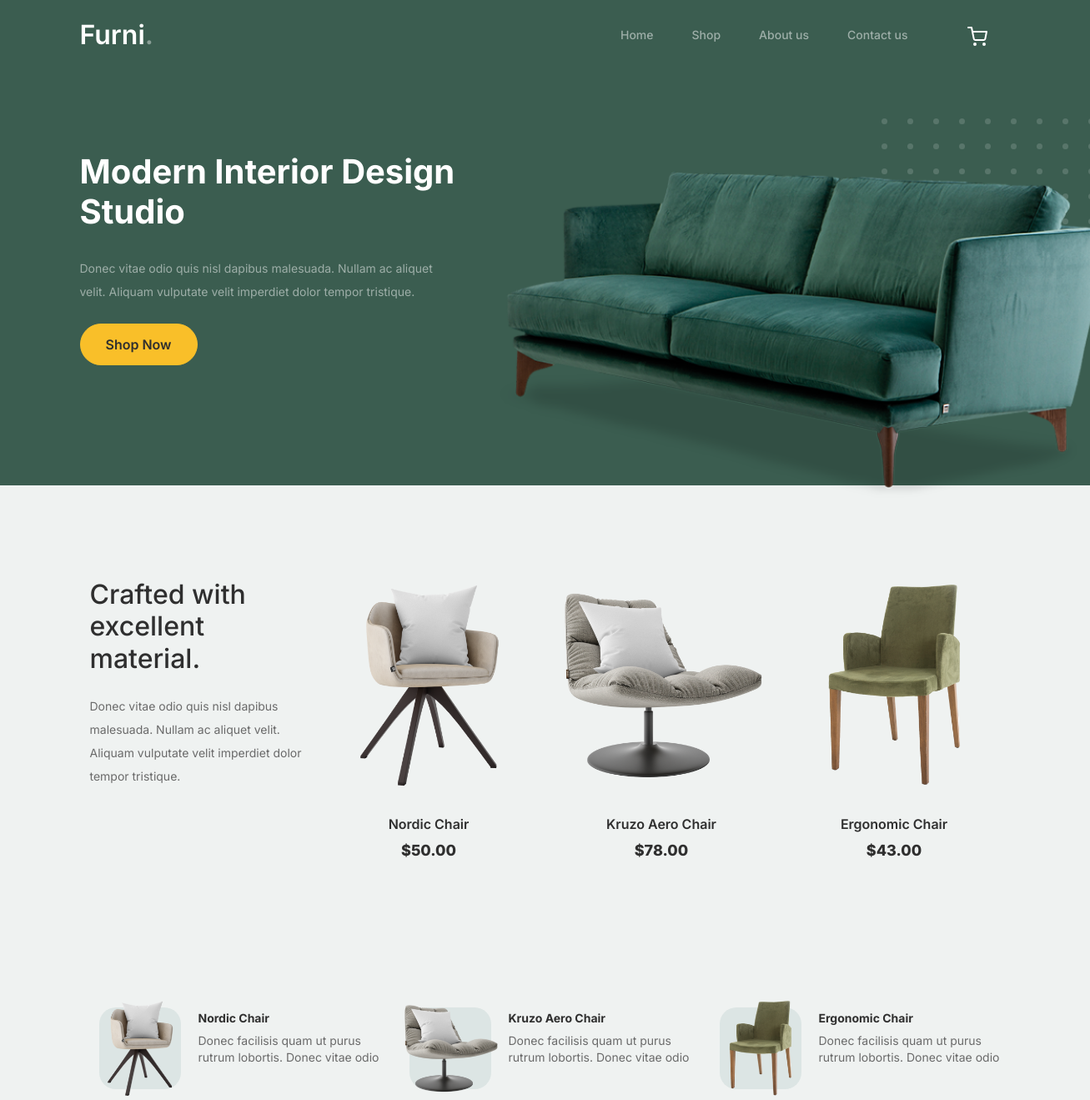
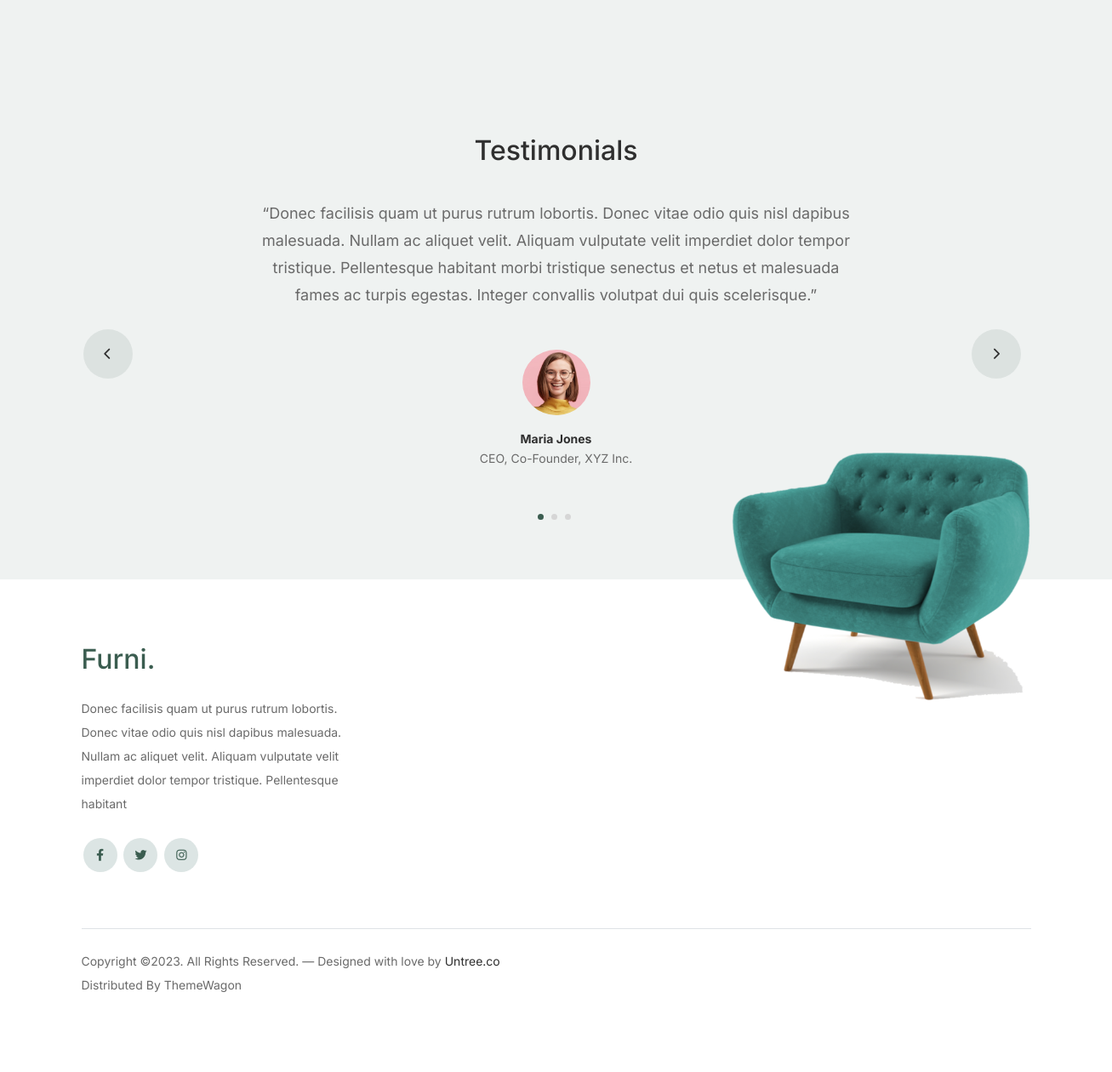
The page / on the database its author committed (2 pictures, top to bottom).
### home/models.py (models this page shows)
class Project(models.Model):
    title=models.CharField(max_length=100, verbose_name='Titulo')
    description=models.TextField(verbose_name='Descripcion')
    author = models.ForeignKey(User, verbose_name="Editor", on_delete=models.CASCADE, null=True)
    created=models.DateTimeField(auto_now_add=True, verbose_name='fecha creacion')
    updated=models.DateTimeField(auto_now=True, verbose_name='fecha actualizacion')
    class Meta:
        verbose_name='Proyecto'
        verbose_name_plural='proyectos'
        ordering=['-created']
    def __str__(self):
        return self.title

### social/models.py (models this page shows, shortened)
class Social(models.Model):
    key=models.SlugField(verbose_name="Nombre clave", max_length=50, unique=True)
    name=models.CharField(max_length=50, verbose_name="Red Social")
    url=models.URLField(verbose_name="Enlace", null=True, blank=True)
    created=models.DateTimeField(auto_now_add=True, verbose_name='fecha creacion')
    updated=models.DateTimeField(auto_now=True, verbose_name='fecha actualizacion')
    class Meta:
        verbose_name="Red Social"
        verbose_name_plural="Redes sociales"
        ordering=["name"]

### home/views.py (the view)
# urls.py: path("",homeViews.index, name="home"),
def index(request):
    projects=Project.objects.all()
    return render(request, "home/index.html", {'listProjects':projects})

### social/processors.py (called while the page is built)
def context(request):
    dict={}
    listSocial=Social.objects.all()
    for social in listSocial:
        dict[social.key]=social.url
    return dict

### home/templates/home/index.html (shortened to what this page needs)
{%extends 'core/base.html'%}
{%block header%}
<div class="row justify-content-between">
    <div class="col-lg-5">
        <div class="intro-excerpt">
            <h1>Modern Interior <span clsas="d-block">Design Studio</span></h1>
            <p class="mb-4">Donec vitae odio quis nisl dapibus malesuada. Nullam ac aliquet velit. Aliquam vulputate velit imperdiet dolor tempor tristique.</p>
            <p><a href="{%url 'shop'%}" class="btn btn-secondary me-2">Shop Now</a></p>
        </div>
    </div>
    <div class="col-lg-7">
        <div class="hero-img-wrap">
            {% load static %}
            <img src="{%static 'core/images/couch.png'%}" class="img-fluid">
        </div>
    </div>
</div>
{%endblock%}
{%block content %}
<link href="{%static 'core/css/bootstrap.min.css'%}" rel="stylesheet">
	<link href="https://cdnjs.cloudflare.com/ajax/libs/font-awesome/6.0.0-beta3/css/all.min.css" rel="stylesheet">
	<link href="{%static 'core/css/style.css'%}" rel="stylesheet">
	<link href="{%static 'core/css/tiny-slider.css'%}" rel="stylesheet">
<div class="product-section">
<div class="container">
    <div class="row">
    {%for project in listProjects%}
        <div class="col-md-12 col-lg-3 mb-5 mb-lg-0">
            <h2 class="mb-4 section-title">{{project.title}}</h2>
            <p class="mb-4">{{project.description}}</p>
        </div>
    {%endfor%}
        <div class="col-12 col-md-4 col-lg-3 mb-5 mb-md-0">
            <a class="product-item" href="{%url 'cart'%}">
                <img src="{%static 'core/images/product-1.png'%}" class="img-fluid product-thumbnail">
                <h3 class="product-title">Nordic Chair</h3>
                <strong class="product-price">$50.00</strong>
            </a>
        </div>
        <div class="col-12 col-md-4 col-lg-3 mb-5 mb-md-0">
            <a class="product-item" href="{%url 'cart'%}">
                <img src="{%static 'core/images/product-2.png'%}" class="img-fluid product-thumbnail">
                <h3 class="product-title">Kruzo Aero Chair</h3>
                <strong class="product-price">$78.00</strong>
            </a>
        </div>
        <div class="col-12 col-md-4 col-lg-3 mb-5 mb-md-0">
            <a class="product-item" href="{%url 'cart'%}">
                <img src="{%static 'core/images/product-3.png'%}" class="img-fluid product-thumbnail">
                <h3 class="product-title">Ergonomic Chair</h3>
                <strong class="product-price">$43.00</strong>
            </a>
        </div>
    </div>
</div>
</div>
<div class="popular-product">
<div class="container">
    <div class="row">
        <div class="col-12 col-md-6 col-lg-4 mb-4 mb-lg-0">
            <div class="product-item-sm d-flex">
                <div class="thumbnail">
                    <img src="{%static 'core/images/product-1.png'%}" alt="Image" class="img-fluid">
                </div>
                <div class="pt-3">
                    <h3>Nordic Chair</h3>
                    <p>Donec facilisis quam ut purus rutrum lobortis. Donec vitae odio </p>
                </div>
            </div>
        </div>
        <div class="col-12 col-md-6 col-lg-4 mb-4 mb-lg-0">
            <div class="product-item-sm d-flex">
                <div class="thumbnail">
                    <img src="{%static 'core/images/product-2.png'%}" alt="Image" class="img-fluid">
                </div>
                <div class="pt-3">
                    <h3>Kruzo Aero Chair</h3>
                    <p>Donec facilisis quam ut purus rutrum lobortis. Donec vitae odio </p>
                </div>
            </div>
        </div>
        <div class="col-12 col-md-6 col-lg-4 mb-4 mb-lg-0">
            <div class="product-item-sm d-flex">
                <div class="thumbnail">
                    <img src="{%static 'core/images/product-3.png'%}" alt="Image" class="img-fluid">
                </div>
                <div class="pt-3">
                    <h3>Ergonomic Chair</h3>
                    <p>Donec facilisis quam ut purus rutrum lobortis. Donec vitae odio </p>
                </div>
            </div>
        </div>
    </div>
</div>
</div>
<div class="testimonial-section">
<div class="container">
    <div class="row">
        <div class="col-lg-7 mx-auto text-center">
            <h2 class="section-title">Testimonials</h2>
        </div>
    </div>
    <div class="row justify-content-center">
        <div class="col-lg-12">
            <div class="testimonial-slider-wrap text-center">
                <div id="testimonial-nav">
                    <span class="prev" data-controls="prev"><span class="fa fa-chevron-left"></span></span>
                    <span class="next" data-controls="next"><span class="fa fa-chevron-right"></span></span>
                </div>
                <div class="testimonial-slider">
                    <div class="item">
                        <div class="row justify-content-center">
                            <div class="col-lg-8 mx-auto">
                                <div class="testimonial-block text-center">
                                    <blockquote class="mb-5">
                                        <p>&ldquo;Donec facilisis quam ut purus rutrum lobortis. Donec vitae odio quis nisl dapibus malesuada. Nullam ac aliquet velit. Aliquam vulputate velit imperdiet dolor tempor tristique. Pellentesque habitant morbi tristique senectus et netus et malesuada fames ac turpis egestas. Integer convallis volutpat dui quis scelerisque.&rdquo;</p>
                                    </blockquote>
                                    <div class="author-info">
                                        <div class="author-pic">
                                            <img src="{%static 'core/images/person-1.png'%}" alt="Maria Jones" class="img-fluid">
                                        </div>
                                        <h3 class="font-weight-bold">Maria Jones</h3>
                                        <span class="position d-block mb-3">CEO, Co-Founder, XYZ Inc.</span>
                                    </div>
                                </div>
                            </div>
                        </div>
                    </div>
                    <div class="item">
                        <div class="row justify-content-center">
                        </div>
                    </div>
                    <div class="item">
                        <div class="row justify-content-center">
                        </div>
                    </div>
                </div>
            </div>
        </div>
    </div>
</div>
</div>
{%endblock%}

### core/static/core/css/tiny-slider.css (style rules this page uses)
.tns-slider { -webkit-transition:all 0s;-moz-transition:all 0s;transition:all 0s }
.tns-slider>.tns-item { -webkit-box-sizing:border-box;-moz-box-sizing:border-box;box-sizing:border-box }
.tns-horizontal.tns-subpixel { white-space:nowrap }
.tns-horizontal.tns-subpixel>.tns-item { display:inline-block;vertical-align:top;white-space:normal }

### rows shown on the page
Project: title "Crafted with excellent material.", description "Donec vitae odio quis nisl dapibus malesuada. Nullam ac aliquet velit. Aliquam vulputate velit imperdiet dolor tempor tristique."
